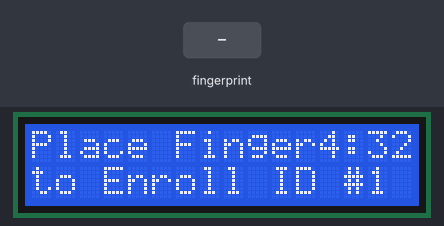
The sketch below on a simulated ESP32. Parts: 16×2 character LCD. The test bench sets the inputs (shaded band). The local clock reads 2024-03-15 10:24:30 at power-on unless the sketch sets it; storage starts empty; what the sketch prints to the serial monitor is not drawn.

Above: at 2.8 s.
2.9 s: finger stored as number 1 placed on the sensor
At 3.9 s:
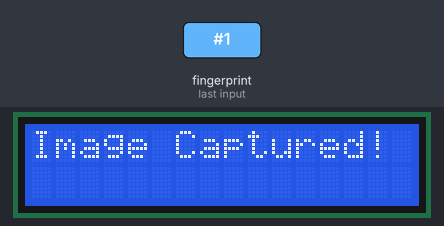
5.9 s: finger stored as number 1 placed on the sensor
At 8.6 s:
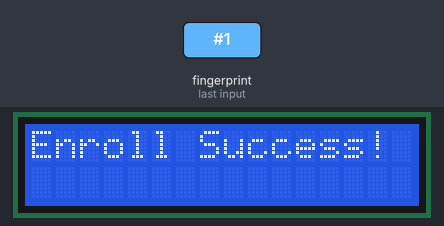
8.9 s: finger stored as number 1 placed on the sensor
At 11.0 s:
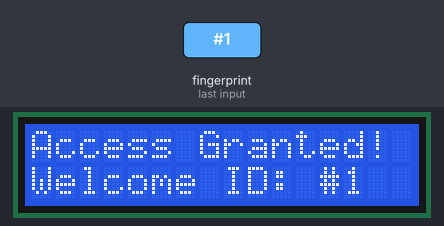
Timing chart, 0 to 12.5 s (numbered marks = the images above; inputs shaded):
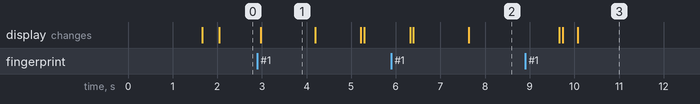

The sketch:

V4_esp32_with_R307fingerprint_sensor_with_lcd_RTC_SD_card.ino
```cpp
#include <Adafruit_Fingerprint.h>
#include <HardwareSerial.h>
#include <LiquidCrystal_I2C.h>
#include <Wire.h>
#include <RTClib.h>
#include <SPI.h>
#include <SD.h>

// --- Device Setups ---
HardwareSerial mySerial(2);
Adafruit_Fingerprint finger = Adafruit_Fingerprint(&mySerial);
LiquidCrystal_I2C lcd(0x27, 16, 2);
RTC_DS3231 rtc;
const int chipSelectPin = 5;
File attendanceFile;

// --- State Machine ---
enum AppState {
  WAITING_FOR_ENROLL,
  ENROLLING_STEP_1,
  ENROLLING_STEP_2,
  VERIFYING
};
AppState currentState = WAITING_FOR_ENROLL;
uint8_t id_to_enroll = 1;

void setup() {
  Serial.begin(115200);
  lcd.init();
  lcd.backlight();
  lcd.clear();
  lcd.print("System Booting...");

  if (!rtc.begin()) {
    Serial.println("❌ RTC Error!"); lcd.clear(); lcd.print("RTC Error!"); while (1);
  }

  // --- IMPORTANT ---
  // On first upload, uncomment the line below to set the time.
  // Then, re-comment it and upload again.
  // rtc.adjust(DateTime(F(__DATE__), F(__TIME__)));

  if (!SD.begin(chipSelectPin)) {
    Serial.println("❌ SD Card Error!"); lcd.clear(); lcd.print("SD Card Error!"); while (1);
  }

  if (!SD.exists("/attendance.csv")) {
    attendanceFile = SD.open("/attendance.csv", FILE_WRITE);
    if (attendanceFile) {
      attendanceFile.println("Finger_ID,Date,Time");
      attendanceFile.close();
    }
  }

  mySerial.begin(57600, SERIAL_8N1, 16, 17);
  if (!finger.verifyPassword()) {
    Serial.println("❌ Sensor Error!"); lcd.clear(); lcd.print("Sensor Error!"); while (1);
  }

  Serial.println("\n✅ System Ready. Waiting to enroll ID #1...");
  lcd.clear();
  lcd.print("System Ready");
  delay(1500);
}

void loop() {
  displayTime();

  switch (currentState) {
    case WAITING_FOR_ENROLL:
      handle_waiting_for_enroll();
      break;
    case ENROLLING_STEP_1:
      handle_enroll_step_1();
      break;
    case ENROLLING_STEP_2:
      handle_enroll_step_2();
      break;
    case VERIFYING:
      handle_verifying();
      break;
  }
}

// --- State Handler Functions ---

void handle_waiting_for_enroll() {
  lcd.setCursor(0, 0);
  lcd.print("Place Finger");
  lcd.setCursor(0, 1);
  lcd.print("to Enroll ID #1");

  if (finger.getImage() == FINGERPRINT_OK) {
    Serial.println("Image 1 taken for enrollment.");
    lcd.clear(); lcd.print("Image Captured!");
    delay(1000);

    if (finger.image2Tz(1) != FINGERPRINT_OK) {
      lcd.clear(); lcd.print("Imaging Error"); delay(1500);
      currentState = WAITING_FOR_ENROLL; return;
    }

    currentState = ENROLLING_STEP_1;
    lcd.clear(); lcd.print("Remove Finger");
    Serial.println("Remove your finger.");
    delay(1000);
  }
}

void handle_enroll_step_1() {
  lcd.setCursor(0, 0);
  lcd.print("Remove Finger");

  if (finger.getImage() == FINGERPRINT_NOFINGER) {
    Serial.println("Finger removed.");
    currentState = ENROLLING_STEP_2;
    lcd.clear(); lcd.print("Place Again...");
    Serial.println("Place the same finger again.");
    delay(1000);
  }
}

void handle_enroll_step_2() {
  lcd.setCursor(0, 0);
  lcd.print("Place Finger");
  lcd.setCursor(0, 1);
  lcd.print("Again...");

  if (finger.getImage() == FINGERPRINT_OK) {
    Serial.println("Image 2 taken for enrollment.");
    lcd.clear(); lcd.print("Image Captured!");
    delay(1000);

    if (finger.image2Tz(2) != FINGERPRINT_OK) {
      lcd.clear(); lcd.print("Imaging Error"); delay(1500);
      currentState = WAITING_FOR_ENROLL; return;
    }

    lcd.clear(); lcd.print("Creating Model...");
    if (finger.createModel() != FINGERPRINT_OK) {
      lcd.clear(); lcd.print("Model Error"); delay(1500);
      currentState = WAITING_FOR_ENROLL; return;
    }

    if (finger.storeModel(id_to_enroll) != FINGERPRINT_OK) {
      lcd.clear(); lcd.print("Storage Error"); delay(1500);
      currentState = WAITING_FOR_ENROLL; return;
    }

    Serial.println("✅ Enrollment successful!");
    lcd.clear(); lcd.print("Enroll Success!");
    delay(2000);
    currentState = VERIFYING;
  }
}

void handle_verifying() {
  lcd.setCursor(0, 0);
  lcd.print("Place Finger");
  lcd.setCursor(0, 1);
  lcd.print("to Verify...");

  getFingerprintIDandLog();

  // ====================== SOFTWARE FIX IS HERE ======================
  // Add a significant delay in the verifying state. This reduces the
  // frequency of the power-hungry scanning operation and gives the
  // power supply time to stabilize between attempts.
  delay(1000);
  // ================================================================
}


// --- Helper Functions ---

void displayTime() {
  DateTime now = rtc.now();
  char timeBuffer[9];
  sprintf(timeBuffer, "%02d:%02d:%02d", now.hour(), now.minute(), now.second());
  lcd.setCursor(8, 0);
  lcd.print(timeBuffer);
}

void getFingerprintIDandLog() {
  if (finger.getImage() != FINGERPRINT_OK) {
    return;
  }

  lcd.clear();
  lcd.print("Verifying...");

  if (finger.image2Tz() != FINGERPRINT_OK) {
    lcd.clear(); lcd.print("Imaging Error"); delay(1500); return;
  }

  if (finger.fingerSearch() == FINGERPRINT_OK) {
    lcd.clear(); lcd.print("Access Granted!");
    lcd.setCursor(0, 1);
    lcd.print("Welcome ID: #" + String(finger.fingerID));

    DateTime now = rtc.now();
    char dateBuffer[11], timeBuffer[9];
    sprintf(dateBuffer, "%04d-%02d-%02d", now.year(), now.month(), now.day());
    sprintf(timeBuffer, "%02d:%02d:%02d", now.hour(), now.minute(), now.second());
    String dataString = String(finger.fingerID) + "," + dateBuffer + "," + timeBuffer;

    attendanceFile = SD.open("/attendance.csv", FILE_APPEND);
    if (attendanceFile) {
      attendanceFile.println(dataString);
      attendanceFile.close();
      Serial.println("✅ Data saved: " + dataString);
    } else {
      Serial.println("❌ SD Write Error.");
      lcd.clear(); lcd.print("SD Write Error!");
    }
    delay(2000);
  } else {
    lcd.clear(); lcd.print("Access Denied");
    delay(2000);
  }
}
```

Measured:
- after the input at 2.9 s, the display: changes after 0.08 s (image 1)
- after the input at 5.9 s, the display: first differs from a run without the input after 0.50 s (image 2 shows a later state)
- after the input at 8.9 s, the display: first differs from a run without the input after 0.84 s (image 3 shows a later state)
- what the display in image 1 shows lasts 1.2 s, from 3.0 s to 4.2 s
